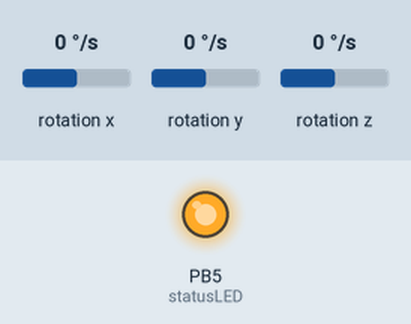
This program was run on a simulated ATmega328P, built with avr-gcc and emulated at 16 MHz. Shown: output pins drawn as LEDs (lit = HIGH). Wiring (inferred from the names in the program): MPU-6050 motion sensor at I2C address 0x68. The inputs (shaded band) are chosen by the test bench; at power-on: rotation x 0 °/s, rotation y 0 °/s, rotation z 0 °/s. What the program prints to the serial monitor is not drawn.

Above: at 0.4 s.
Timing chart, 0 to 3.0 s (numbered marks = the images above):
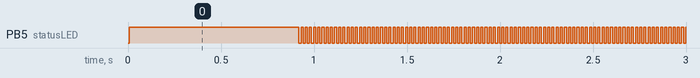

The program:

main.c
```c
/*
 * AK_MPU_test_1.c
 *
 * Created: 9/18/2016 12:24:07 PM
 * Author : Aleksij
 */

#include <avr/io.h>
#include "AK_MPU6050_lib.h"
#include <avr/power.h>
#include <util/delay.h>
#include "USART.h"
#include <stdlib.h>
#include "i2c_master.h"

void statusLED(uint8_t status);

int main(void)
{
	uint8_t timing_bit = 0;
	int16_t gyr[3];
	char gyrX_str[16], gyrY_str[16], gyrZ_str[16];

	// set status LED as output
	DDRB |= (1<<DDB5);

	initUSART();
	clock_prescale_set(clock_div_1); // set clock to 16MHz
	MPU6050_init();

	MPU6050_set_accelFS(3);

	if (MPU6050_test_I2C()) {
		printLine("=== IMU working properly ===");
		statusLED(1);
	}
	else {
		statusLED(1);
		printLine("=== IMU ERROR ===");
		for(uint8_t i = 0; i < 50; i++){
			statusLED(0);
			_delay_ms(50);
			statusLED(1);
			_delay_ms(50);
			printString(".");
		}
	}

	printLine("Calibrating Gyro...");
	MPU6050_auto_set_gyro_bias();
	printLine("Calibration OK");

	/*
	MPU6050_set_gyroFS() set the gyro full scale range.
	gyroFS:
	0 - 250 deg/s, 131 LSB/(deg/s)
	1 - 500 deg/s, 65.5 LSB/(deg/s)
	2 - 1000 deg/s, 32.8 LSB/(deg/s)
	3 - 2000 deg/s, 16.4 LSB/(deg/s)
	*/
	MPU6050_set_gyroFS(3);

    while (1)
    {
		MPU6050_get_gyro(gyr);
		//MPU6050_get_accel(gyr);
		itoa(gyr[0],gyrX_str,10);
		itoa(gyr[1],gyrY_str,10);
		itoa(gyr[2],gyrZ_str,10);
		printString(gyrX_str); printString(" ");
		printString(gyrY_str); printString(" ");
		printLine(gyrZ_str);
		_delay_ms(10);
		timing_bit = !timing_bit;
		statusLED(timing_bit);
    }
}

void statusLED(uint8_t status)
{
	if (status) {
		PORTB |= (1<<PORTB5);
	}
	else {
		PORTB &= ~(1<<PORTB5);
	}

}
```

AK_ADC_lib.c
```c
/*
 * AK_ADC_lib.c
 *
 * Created: 9/2/2016 2:13:05 PM
 * Author : Aleksij
 */

#include <avr/io.h>
#include "AK_ADC_lib.h"

void init_ADC(uint8_t ADpin, uint8_t ADbitMode, uint8_t ADclkPrescale)
{
	ADMUX |= (1<<REFS0); //AVcc with external capacitor at AREF pin

	switch (ADbitMode) { // Select whether to use 8-bit or 10-bit ADC
		case 8: // 8-bit mode
		ADMUX |= (1<<ADLAR);
		break;
		case 10: // 10-bit mode
		ADMUX &= ~(1<<ADLAR);
		break;
		default:
		ADMUX &= ~(1<<ADLAR);
	}

	ADMUX &= ~(0b00001111); // reset MUX to all zeros
	switch (ADpin) { // Select which pin to use for ADC
		case 0:
		break;
		case 1:
		ADMUX |= (1<<MUX0);
		break;
		case 2:
		ADMUX |= (1<<MUX1);
		break;
		case 3:
		ADMUX |= (1<<MUX0) | (1<<MUX1);
		break;
		case 4:
		ADMUX |= (1<<MUX2);
		break;
		case 5:
		ADMUX |= (1<<MUX0) | (1<<MUX2);
		break;
	}

	ADCSRA |= (1<<ADEN); // ADC enable

	switch (ADclkPrescale) {
		case 2:
			ADCSRA |= (1<<ADPS0);
			break;
		case 4:
			ADCSRA |= (1<<ADPS1);
			break;
		case 8:
			ADCSRA |= (1<<ADPS0) | (1<<ADPS1);
			break;
		case 16:
			ADCSRA |= (1<<ADPS2);
			break;
		case 32:
			ADCSRA |= (1<<ADPS0) | (1<<ADPS2);
			break;
		case 64:
			ADCSRA |= (1<<ADPS1) | (1<<ADPS2);
			break;
		case 128:
			ADCSRA |= (1<<ADPS0) | (1<<ADPS1) | (1<<ADPS2) ;
			break;
		default:
			ADCSRA |= (1<<ADPS0) | (1<<ADPS1);
	}

}

void start_FreeRunning_ADC() {
	ADCSRA |= (1<<ADSC); // ADC start conversion
	ADCSRA |= (1<<ADATE); // Initialize free running mode
}

void start_SingleConversion_ADC() {
	//ADCSRA &= ~(1<<ADATE); // Disable free running mode
	ADCSRA |= (1<<ADSC); // ADC start conversion
	while((ADCSRA & (1<<ADSC)) != 0);
}

void stop_ADC() {
	ADCSRA &= ~(1<<ADSC); // ADC stop conversion
}

uint8_t read_ADC_8bit() {
	return ADCH;
}

uint16_t read_ADC_10bit() {
	return ADC;
}
```

AK_ADC_lib.h
```c
/*
 * AK_ADC_lib.h
 *
 * Created: 9/2/2016 2:15:41 PM
 *  Author: Aleksij
 */

void init_ADC(uint8_t ADpin, uint8_t ADbitMode, uint8_t ADclkPrescale);
/* init_ADC() initializes the ADC
ADpin -> select the ADx port to which a sensor is connected
	0: AD0, 1: AD1, 2: AD2, 3: AD3, 4: AD4, 5: AD5
ADbitMode -> select between the two modes, 8-bit or 10-bit ADC
	0: 8-bit mode, 1: 10-bit mode
ADclkPrescale -> select the clock prescaler !!!Speeds above 200kHZ are not guaranteed to work!!!
	Prescales 2, 4, 8, 16, 32, 64
*/

void start_FreeRunning_ADC();
/* start_FreeRunnning_ADC() starts the analog2digital free-running conversion */

void start_SingleConversion_ADC();
/* start_SingleConversion_ADC() starts the analog2digital single conversion */

void stop_ADC();
/* stop_ADC() stops the analog2digital conversion */

uint8_t read_ADC_8bit();
/* read_ADC_8bit() reads the ADCH register for the 8-bit ADC value*/

uint16_t read_ADC_10bit();
/* read_ADC_10bit() reads the ADC register for the 10-bit ADC value*/
```

AK_MPU6050_lib.c
```c
/*
 * AK_MPU6050_lib.c
 *
 * Created: 9/18/2016 11:20:39 AM
 *  Author: Aleksij Kraljic
 *
 * Library created for purposes of developing ATMEGA328P based quadcopter flight controller.
 * Library requires "i2c_master.h" library for TWI communications written by g4lvanix (source: https://github.com/g4lvanix/I2C-master-lib).
 */

#include <avr/io.h>
#include "AK_MPU6050_lib.h"
#include "i2c_master.h"

#include "USART.h"
#include <stdlib.h>

void MPU6050_init()
{
	i2c_init();
	MPU6050_set_clockSource(1);
	MPU6050_set_gyroFS(2);
	MPU6050_set_accelFS(0);
	MPU6050_set_sleepMode(0);
}

uint8_t MPU6050_test_I2C()
{
	unsigned char Data = 0x00;
	uint8_t MPU6050_test = 0;

	i2c_readReg(MPU6050_ADDRESS, MPU6050_RA_WHO_AM_I, &Data, 1);

	if(Data == 0x68)
	{
		MPU6050_test = 1;
	}
	else
	{
		MPU6050_test = 0;
	}
	return MPU6050_test;
}

void MPU6050_get_motion(int16_t* motion)
{
	uint8_t motion_all[14];
	i2c_readReg(MPU6050_ADDRESS,MPU6050_RA_ACCEL_XOUT_H,motion_all,14);
	motion[0] = (((int16_t)motion_all[0]) << 8) | motion_all[1];
	motion[1] = (((int16_t)motion_all[2]) << 8) | motion_all[3];
	motion[2] = (((int16_t)motion_all[4]) << 8) | motion_all[5];

	// temperature data
	//motion[0] = (((uint16_t)motion_all[6]) << 8) | motion_all[7];

	motion[3] = (((int16_t)motion_all[8]) << 8) | motion_all[9];
	motion[4] = (((int16_t)motion_all[10]) << 8) | motion_all[11];
	motion[5] = (((int16_t)motion_all[12]) << 8) | motion_all[13];
}

void MPU6050_get_accel(int16_t* acceleration)
{
	uint8_t accel[6];
	i2c_readReg(MPU6050_ADDRESS,MPU6050_RA_ACCEL_XOUT_H,accel,6);
	acceleration[0] = (((int16_t)accel[0]) << 8) | accel[1];
	acceleration[1] = (((int16_t)accel[2]) << 8) | accel[3];
	acceleration[2] = (((int16_t)accel[4]) << 8) | accel[5];
}

void MPU6050_get_gyro(int16_t* gyroRates)
{
	uint8_t gyro[6];
	i2c_readReg(MPU6050_ADDRESS,MPU6050_RA_GYRO_XOUT_H,gyro,6);
	gyroRates[0] = (((int16_t)gyro[0]) << 8) | gyro[1];
	gyroRates[1] = (((int16_t)gyro[2]) << 8) | gyro[3];
	gyroRates[2] = (((int16_t)gyro[4]) << 8) | gyro[5];
}

void MPU6050_set_sleepMode(uint8_t enableSleep)
{
	uint8_t power_reg_read, power_reg_write;
	switch(enableSleep) {
		case 1:
				i2c_readReg(MPU6050_ADDRESS, MPU6050_RA_PWR_MGMT_1, &power_reg_read, 1);
				power_reg_write = power_reg_read & ~(0b01000000);
				power_reg_write |= (0b01000000);
				i2c_writeReg(MPU6050_ADDRESS, MPU6050_RA_PWR_MGMT_1, &power_reg_write, 1);
				break;
		case 0:
				i2c_readReg(MPU6050_ADDRESS, MPU6050_RA_PWR_MGMT_1, &power_reg_read, 1);
				power_reg_write = power_reg_read & ~(0b01000000);
				power_reg_write |= (0b00000000);
				i2c_writeReg(MPU6050_ADDRESS, MPU6050_RA_PWR_MGMT_1, &power_reg_write, 1);
				break;
		default:
				i2c_readReg(MPU6050_ADDRESS, MPU6050_RA_PWR_MGMT_1, &power_reg_read, 1);
				power_reg_write = power_reg_read & ~(0b01000000);
				power_reg_write |= (0b01000000);
				i2c_writeReg(MPU6050_ADDRESS, MPU6050_RA_PWR_MGMT_1, &power_reg_write, 1);
				break;
	}
}

void MPU6050_set_gyroFS(uint8_t gyroFS)
{
	uint8_t gyroFSregValue = 0;

	switch(gyroFS) {
		case 0:
			gyroFSregValue = 0b00000000;
			break;
		case 1:
			gyroFSregValue = 0b00001000;
			break;
		case 2:
			gyroFSregValue = 0b00010000;
			break;
		case 3:
			gyroFSregValue = 0b00011000;
			break;
		default:
			gyroFSregValue = 0b00000000;
	}
	i2c_writeReg(MPU6050_ADDRESS, MPU6050_RA_GYRO_CONFIG,&gyroFSregValue,1);
}

void MPU6050_set_accelFS(uint8_t accelFS)
{
	uint8_t accel_config_read, accel_config_write;

	switch(accelFS) {
		case 0:
			i2c_readReg(MPU6050_ADDRESS, MPU6050_RA_ACCEL_CONFIG, &accel_config_read, 1);
			accel_config_write = accel_config_read & ~(0b00011000);
			accel_config_write |= (0b00000000);
			i2c_writeReg(MPU6050_ADDRESS, MPU6050_RA_ACCEL_CONFIG, &accel_config_write, 1);
			break;
		case 1:
			i2c_readReg(MPU6050_ADDRESS, MPU6050_RA_ACCEL_CONFIG, &accel_config_read, 1);
			accel_config_write = accel_config_read & ~(0b00011000);
			accel_config_write |= (0b00001000);
			i2c_writeReg(MPU6050_ADDRESS, MPU6050_RA_ACCEL_CONFIG, &accel_config_write, 1);
			break;
		case 2:
			i2c_readReg(MPU6050_ADDRESS, MPU6050_RA_ACCEL_CONFIG, &accel_config_read, 1);
			accel_config_write = accel_config_read & ~(0b00011000);
			accel_config_write |= (0b00010000);
			i2c_writeReg(MPU6050_ADDRESS, MPU6050_RA_ACCEL_CONFIG, &accel_config_write, 1);
			break;
		case 3:
			i2c_readReg(MPU6050_ADDRESS, MPU6050_RA_ACCEL_CONFIG, &accel_config_read, 1);
			accel_config_write = accel_config_read & ~(0b00011000);
			accel_config_write |= (0b00011000);
			i2c_writeReg(MPU6050_ADDRESS, MPU6050_RA_ACCEL_CONFIG, &accel_config_write, 1);
			break;
		default:
			i2c_readReg(MPU6050_ADDRESS, MPU6050_RA_ACCEL_CONFIG, &accel_config_read, 1);
			accel_config_write = accel_config_read & ~(0b00011000);
			accel_config_write |= (0b00000000);
			i2c_writeReg(MPU6050_ADDRESS, MPU6050_RA_ACCEL_CONFIG, &accel_config_write, 1);
			break;
	}
}

void MPU6050_set_clockSource(uint8_t clockSource)
{
	uint8_t power_reg_read, power_reg_write;
	switch(clockSource) {
		case 0:
			i2c_readReg(MPU6050_ADDRESS, MPU6050_RA_PWR_MGMT_1, &power_reg_read, 1);
			power_reg_write = power_reg_read & ~(0b00000111);
			power_reg_write |= (0b00000000);
			i2c_writeReg(MPU6050_ADDRESS, MPU6050_RA_PWR_MGMT_1, &power_reg_write, 1);;
			break;
		case 1:
			i2c_readReg(MPU6050_ADDRESS, MPU6050_RA_PWR_MGMT_1, &power_reg_read, 1);
			power_reg_write = power_reg_read & ~(0b00000111);
			power_reg_write |= (0b00000001);
			i2c_writeReg(MPU6050_ADDRESS, MPU6050_RA_PWR_MGMT_1, &power_reg_write, 1);
			break;
		case 2:
			i2c_readReg(MPU6050_ADDRESS, MPU6050_RA_PWR_MGMT_1, &power_reg_read, 1);
			power_reg_write = power_reg_read & ~(0b00000111);
			power_reg_write |= (0b00000010);
			i2c_writeReg(MPU6050_ADDRESS, MPU6050_RA_PWR_MGMT_1, &power_reg_write, 1);
			break;
		case 3:
			i2c_readReg(MPU6050_ADDRESS, MPU6050_RA_PWR_MGMT_1, &power_reg_read, 1);
			power_reg_write = power_reg_read & ~(0b00000111);
			power_reg_write |= (0b00000011);
			i2c_writeReg(MPU6050_ADDRESS, MPU6050_RA_PWR_MGMT_1, &power_reg_write, 1);
			break;
		default:
			i2c_readReg(MPU6050_ADDRESS, MPU6050_RA_PWR_MGMT_1, &power_reg_read, 1);
			power_reg_write = power_reg_read & ~(0b00000111);
			power_reg_write |= (0b00000001);
			i2c_writeReg(MPU6050_ADDRESS, MPU6050_RA_PWR_MGMT_1, &power_reg_write, 1);
			break;
	}
}

void MPU6050_set_accel_bias_reg(long *accel_bias)
{
	unsigned char data[6] = {0, 0, 0, 0, 0, 0};
	int i=0;
	for(i=0;i<3;i++) {
		accel_bias[i]= (-accel_bias[i]);
	}
	data[0] = (accel_bias[0] >> 8) & 0xff;
	data[1] = (accel_bias[0]) & 0xff;
	data[2] = (accel_bias[1] >> 8) & 0xff;
	data[3] = (accel_bias[1]) & 0xff;
	data[4] = (accel_bias[2] >> 8) & 0xff;
	data[5] = (accel_bias[2]) & 0xff;

	i2c_writeReg(MPU6050_ADDRESS, MPU6050_RA_XA_OFFS_H, &data[0], 6);
}

void MPU6050_set_gyro_bias_reg(long *gyro_bias)
{
	unsigned char data[6] = {0, 0, 0, 0, 0, 0};
	int i=0;
	for(i=0;i<3;i++) {
		gyro_bias[i]= (-gyro_bias[i]);
	}
	data[0] = (gyro_bias[0] >> 8) & 0xff;
	data[1] = (gyro_bias[0]) & 0xff;
	data[2] = (gyro_bias[1] >> 8) & 0xff;
	data[3] = (gyro_bias[1]) & 0xff;
	data[4] = (gyro_bias[2] >> 8) & 0xff;
	data[5] = (gyro_bias[2]) & 0xff;

	i2c_writeReg(MPU6050_ADDRESS, MPU6050_RA_XG_OFFS_USRH, &data[0], 6);
}

void MPU6050_auto_set_accel_bias() {
	int16_t accel[3];
	long ac_bias[3] = {0, 0, 0};
	MPU6050_set_accelFS(2); // set to 8G range

	for (uint16_t i = 0; i < 1000; i++) {
		MPU6050_get_accel(accel);
		for (uint8_t j = 0; j < 3; j++) {
			ac_bias[j] += accel[j];
		}
	}

	for (uint8_t i = 0; i < 3; i++) {
		ac_bias[i] /= -1000;
	}

	MPU6050_set_accel_bias_reg(ac_bias);

	char gyrX_str[16], gyrY_str[16], gyrZ_str[16];
	itoa(ac_bias[0],gyrX_str,10);
	itoa(ac_bias[1],gyrY_str,10);
	itoa(ac_bias[2],gyrZ_str,10);
	printString(gyrX_str); printString("_");
	printString(gyrY_str); printString("_");
	printLine(gyrZ_str);
}

void MPU6050_auto_set_gyro_bias() {
	int16_t gyro[3];
	long gy_bias[] = {0, 0, 0};
	MPU6050_set_gyro_bias_reg(gy_bias);
	MPU6050_set_gyroFS(2); // set to +-1000dps range

	for (uint16_t i = 0; i < 1024; i++) {
		MPU6050_get_gyro(gyro);
		for (uint8_t j = 0; j < 3; j++) {
			gy_bias[j] += gyro[j];
		}
	}

	for (uint8_t k = 0; k < 3; k++) {
		gy_bias[k] = gy_bias[k] / 1024;
	}

	char gyrX_str[16], gyrY_str[16], gyrZ_str[16];
	ltoa(gy_bias[0],gyrX_str,10);
	ltoa(gy_bias[1],gyrY_str,10);
	ltoa(gy_bias[2],gyrZ_str,10);
	printString(gyrX_str); printString("_");
	printString(gyrY_str); printString("_");
	printLine(gyrZ_str);

	MPU6050_set_gyro_bias_reg(gy_bias);
}
```

USART.c
```c
/*
  Quick and dirty functions that make serial communications work.

  Note that receiveByte() blocks -- it sits and waits _forever_ for
   a byte to come in.  If you're doing anything that's more interesting,
   you'll want to implement this with interrupts.

   initUSART requires BAUDRATE to be defined in order to calculate
     the bit-rate multiplier.  9600 is a reasonable default.

  May not work with some of the older chips:
    Tiny2313, Mega8, Mega16, Mega32 have different pin macros
    If you're using these chips, see (e.g.) iom8.h for how it's done.
    These old chips don't specify UDR0 vs UDR1.
    Correspondingly, the macros will just be defined as UDR.
*/

#include <avr/io.h>
#include "USART.h"
#include <util/setbaud.h>

void initUSART(void) {                                /* requires BAUD */
  UBRR0H = UBRRH_VALUE;                        /* defined in setbaud.h */
  UBRR0L = UBRRL_VALUE;
#if USE_2X
  UCSR0A |= (1 << U2X0);
#else
  UCSR0A &= ~(1 << U2X0);
#endif
                                  /* Enable USART transmitter/receiver */
  UCSR0B = (1 << TXEN0) | (1 << RXEN0);
  UCSR0C = (1 << UCSZ01) | (1 << UCSZ00);   /* 8 data bits, 1 stop bit */
}


void transmitByte(uint8_t data) {
                                     /* Wait for empty transmit buffer */
  loop_until_bit_is_set(UCSR0A, UDRE0);
  UDR0 = data;                                            /* send data */
}

uint8_t receiveByte(void) {
  loop_until_bit_is_set(UCSR0A, RXC0);       /* Wait for incoming data */
  return UDR0;                                /* return register value */
}


                       /* Here are a bunch of useful printing commands */

void printString(const char myString[]) {
  uint8_t i = 0;
  while (myString[i]) {
    transmitByte(myString[i]);
    i++;
  }
}

void printLine(const char myString[]) {
	uint8_t i = 0;
	while (myString[i]) {
		transmitByte(myString[i]);
		i++;
	}
	transmitByte(10);
}

void readString(char myString[], uint8_t maxLength) {
  char response;
  uint8_t i;
  i = 0;
  while (i < (maxLength - 1)) {                   /* prevent over-runs */
    response = receiveByte();
    transmitByte(response);                                    /* echo */
    if (response == '\r') {                     /* enter marks the end */
      break;
    }
    else {
      myString[i] = response;                       /* add in a letter */
      i++;
    }
  }
  myString[i] = 0;                          /* terminal NULL character */
}

void printByte(uint8_t byte) {
              /* Converts a byte to a string of decimal text, sends it */
  transmitByte('0' + (byte / 100));                        /* Hundreds */
  transmitByte('0' + ((byte / 10) % 10));                      /* Tens */
  transmitByte('0' + (byte % 10));                             /* Ones */
}

void printWord(uint16_t word) {
  transmitByte('0' + (word / 10000));                 /* Ten-thousands */
  transmitByte('0' + ((word / 1000) % 10));               /* Thousands */
  transmitByte('0' + ((word / 100) % 10));                 /* Hundreds */
  transmitByte('0' + ((word / 10) % 10));                      /* Tens */
  transmitByte('0' + (word % 10));                             /* Ones */
}

void printBinaryByte(uint8_t byte) {
                       /* Prints out a byte as a series of 1's and 0's */
  uint8_t bit;
  for (bit = 7; bit < 255; bit--) {
    if (bit_is_set(byte, bit))
      transmitByte('1');
    else
      transmitByte('0');
  }
}

char nibbleToHexCharacter(uint8_t nibble) {
                                   /* Converts 4 bits into hexadecimal */
  if (nibble < 10) {
    return ('0' + nibble);
  }
  else {
    return ('A' + nibble - 10);
  }
}

void printHexByte(uint8_t byte) {
                        /* Prints a byte as its hexadecimal equivalent */
  uint8_t nibble;
  nibble = (byte & 0b11110000) >> 4;
  transmitByte(nibbleToHexCharacter(nibble));
  nibble = byte & 0b00001111;
  transmitByte(nibbleToHexCharacter(nibble));
}

uint8_t getNumber(void) {
  // Gets a numerical 0-255 from the serial port.
  // Converts from string to number.
  char hundreds = '0';
  char tens = '0';
  char ones = '0';
  char thisChar = '0';
  do {                                                   /* shift over */
    hundreds = tens;
    tens = ones;
    ones = thisChar;
    thisChar = receiveByte();                   /* get a new character */
    transmitByte(thisChar);                                    /* echo */
  } while (thisChar != '\r');                     /* until type return */
  return (100 * (hundreds - '0') + 10 * (tens - '0') + ones - '0');
}
```

i2c_master.h
```c
#ifndef I2C_MASTER_H
#define I2C_MASTER_H

#define I2C_READ 0x01
#define I2C_WRITE 0x00

void i2c_init(void);
uint8_t i2c_start(uint8_t address);
uint8_t i2c_write(uint8_t data);
uint8_t i2c_read_ack(void);
uint8_t i2c_read_nack(void);
uint8_t i2c_transmit(uint8_t address, uint8_t* data, uint16_t length);
uint8_t i2c_receive(uint8_t address, uint8_t* data, uint16_t length);
uint8_t i2c_writeReg(uint8_t devaddr, uint8_t regaddr, uint8_t* data, uint16_t length);
uint8_t i2c_readReg(uint8_t devaddr, uint8_t regaddr, uint8_t* data, uint16_t length);
void i2c_stop(void);

#endif // I2C_MASTER_H
```

Source omitted: AK_MPU6050_lib.h (8269 bytes), USART.h (1808 bytes), i2c_master.c (2898 bytes)

Measured:
- by itself, PB5 (statusLED): repeats every 0.02 s: LOW 0.01 s, HIGH 0.01 s
